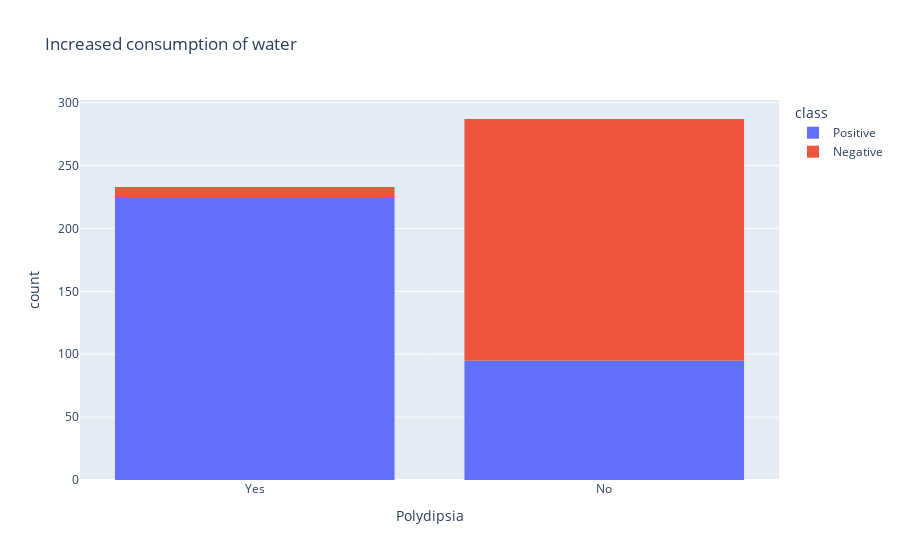

Write notebook code for a chart like this one.
### Markdown cell above
### Polydipsia is a medical term for excessive thirst, characterized by an abnormal and persistent urge to drink fluids

### Code cell
polydispia = px.histogram(df, x = 'Polydipsia', color = 'class', title="Increased consumption of water")
polydispia.show() 

plttblpolydispia= ['Polydipsia', 'class']
rm = sns.light_palette("green", as_cmap=True)
(round(pd.crosstab(df[plttblpolydispia[0]], df[plttblpolydispia[1]], normalize='columns') * 100,2)).style.background_gradient(cmap = rm)

### Figure 1 — Plotly figure (JSON) as saved in the notebook; plotly's stock layout.template omitted (floating-point values rounded to 4 significant figures; data arrays with more than 128 entries replaced by an {"elided": "..."} marker saying what was removed)
{"data": [{"alignmentgroup": "True", "bingroup": "x", "hovertemplate": "class=Positive<br>Polydipsia=%{x}<br>count=%{y}<extra></extra>", "legendgroup": "Positive", "marker": {"color": "#636efa", "pattern": {"shape": ""}}, "name": "Positive", "offsetgroup": "Positive", "orientation": "v", "showlegend": true, "type": "histogram", "x": {"elided": "320 str values"}, "xaxis": "x", "yaxis": "y"}, {"alignmentgroup": "True", "bingroup": "x", "hovertemplate": "class=Negative<br>Polydipsia=%{x}<br>count=%{y}<extra></extra>", "legendgroup": "Negative", "marker": {"color": "#EF553B", "pattern": {"shape": ""}}, "name": "Negative", "offsetgroup": "Negative", "orientation": "v", "showlegend": true, "type": "histogram", "x": {"elided": "200 str values"}, "xaxis": "x", "yaxis": "y"}], "layout": {"autosize": true, "barmode": "relative", "legend": {"title": {"text": "class"}, "tracegroupgap": 0}, "title": {"text": "Increased consumption of water"}, "xaxis": {"anchor": "y", "autorange": true, "domain": [0, 1], "range": [-0.5, 1.5], "title": {"text": "Polydipsia"}, "type": "category"}, "yaxis": {"anchor": "x", "autorange": true, "domain": [0, 1], "range": [0, 302.1], "title": {"text": "count"}}}}
